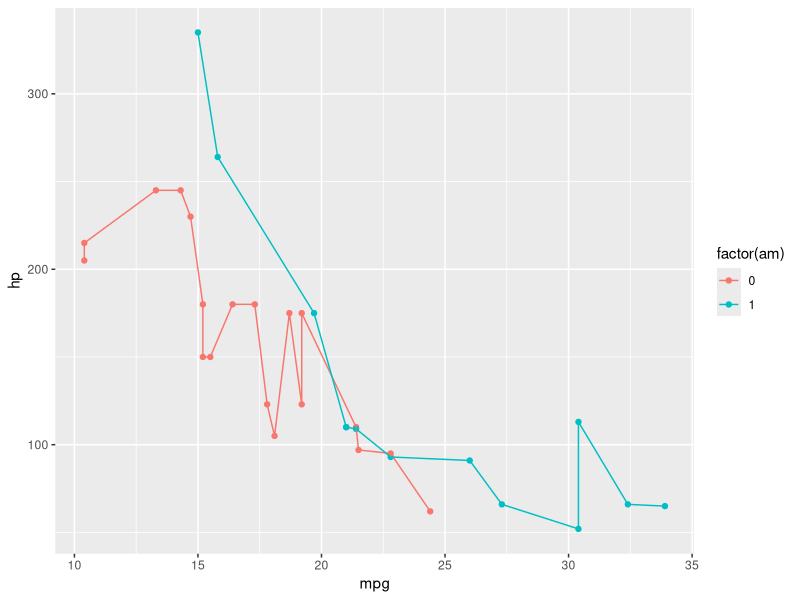

Write the R code that produced this figure. (Note: this script raises an error after producing the figure.)
# "Scale" и "Theme": оси, легенда, внешний вид диаграммы
# -------------------------------------------------------

# Функция "scale" отвечает за занчения, которые отображаются на осях

library ('ggplot2')
df <- mtcars
str (df)
df$am <- as.factor (df$am)
df$vs <- as.factor (df$vs)
str (df)
ggplot (df, aes (mpg, hp, col = factor (am))) +
  geom_point () +
  geom_line (aes (group = factor (am)))
# Каждая точка на графике закодирована тремя переменными
# Для налядности я соединил точки линиями, прописав дополнительный геом

# Аргумент "scale_x" обращается к переменной, лежащей на оси "x"
# "name" позволяет переименовать переменную
# Название оси можно задать при помощи функции "xlab", аналогично функции "name"
# "breaks" определяет значения, отображаемые на осях в качестве делений

ggplot (df, aes (mpg, hp, col = factor (am))) +
  geom_point () +
  geom_line (aes (group = factor (am))) +
  scale_x_continuous (name = "Miles /(US) gallon",
                      breaks = seq_x) # Ошибка

# Для использования в качестве аргумента функции "breaks" её необходимо
# предварительно задать, или прописать непосредственно в коде
seq_x <- round (seq (min (df$mpg), max (df$mpg), length.out = 10))
ggplot (df, aes (mpg, hp, col = factor (am))) +
  geom_point () +
  geom_line (aes (group = factor (am))) +
  scale_x_continuous (name = "Miles / (US) gallon",
                      breaks = seq_x) +
  ylab ('Horse power')
# "limits" отвечает за верхнюю и нижнюю границы, в которых что-то можно
# нарисовать
ggplot (df, aes (mpg, hp, col = factor (am))) +
  geom_point () +
  geom_line (aes (group = factor (am))) +
  scale_x_continuous (name = "Miles / (US) gallon",
                      breaks = c (1, seq (10, 35, 5)),
                      limits = c (1, 35)) +
  ylab ('Hpse power')

# Лимиты также можно прописать при помощи команды "xlim"
ggplot (df, aes (mpg, hp, col = factor (am))) +
  geom_point () +
  geom_line (aes (group = factor (am))) +
  xlab ('Miles / (US) gallon') +
  ylab ('Horse power') +
  xlim (c (1, 35))

# Ту жу операции можно проделать и с осью "y"
# "scale_color" отвечает за цвет, причём, если цвет зависит от факторной
# переменной, то функция записывается  как "scale_color_discrete"
ggplot (df, aes (mpg, hp, col = factor (am))) +
  geom_point () +
  geom_line (aes (group = factor (am))) +
  scale_x_continuous (name = 'Miles / (US) gallon',
                      breaks = c (5, seq (10, 35, 5)),
                      limits = c (5, 35)) +
  scale_y_continuous (name = 'Horse power',
                      breaks = c (40, seq (50, 350, 25)),
                      limits = c (40, 350)) +
  scale_color_discrete (name = 'Transmission',
                        labels = c ('Auto', 'Manual'))

# Библиотека "ggplot2" позволяет указывать названия элементов диаграммы
# кириллицей, однако, кириллические символы могут некорректно отображаться
# в различных версиях программы и на разных компьютерах
# В частности, для корректного отображения кириллицы на "GitHub"
# необходимо сделить за кодировкой

# "scale_color_manual" позволяет вручную настраивать цвета
# Названия цветов можно увидеть в палитре библиотеки "ggplot2"
ggplot (df, aes (mpg, hp, col = factor (am))) +
  geom_point (size = 2) +
  geom_line (aes (group = factor (am)), size = 1) +
  scale_x_continuous (name = 'Расход топлива, миль/галлон',
                      breaks = c (5, seq (10, 35, 5)),
                      limits = c (10, 35)) +
  scale_y_continuous (name = 'Мощность, лошадиных сил',
                      breaks = c (40, seq (50, 350, 25)),
                      limits = c (40, 350)) +
  scale_color_manual (values = c ('green', 'cyan'),
                      name = 'Тип трансмиссии',
                      labels = c ('Автоматическая', 'Ручная'))

# Функция "scale_fill" отвечает за настройку заливки
ggplot (df, aes (hp, fill = am)) +
  geom_density (alpha = 0.2) +
  scale_fill_discrete (name = 'Transmission',
                       labels = c ('Auto', 'Manual')) +
  scale_x_continuous (name = 'Horse power',
                      breaks = c (40, seq (50, 350, 25)),
                      limits = c (40, 350)) +
  scale_y_continuous (name = 'Density')

# Ручные настройки цвета работают аналогичено
ggplot (df, aes (hp, fill = am)) +
  geom_density (alpha = 0.2) +
  scale_fill_manual (name = 'Transmission',
                     labels = c ('Auto', 'Manual'),
                     values = c ('yellow', 'cyan')) +
  scale_x_continuous (name = 'Horse power',
                      breaks = c (40, seq (50, 350, 25)),
                      limits = c (40, 350)) +
  scale_y_continuous (name = 'Density')

# Функция "scale_size" отвеччает за настройку размера элементов графика,
# зависящих от переменных
ggplot (df, aes (hp, mpg, size = disp)) +
  geom_point (color = 'blue') +
  scale_size_continuous (name = 'Engine displacement',
                         breaks = c (100, seq (100, 500, 100))) +
  scale_x_continuous (name = 'Horse power',
                      breaks = c (40, seq (50, 350, 25)),
                      limits = c (40, 350)) +
  scale_y_continuous (name = 'Miles / gallon',
                      breaks = c (5, seq (10, 35, 5)),
                      limits = c (10, 35))

# Если добавить ещё одну переменную, от которой будут зависеть размеры
# элементов диаграммы, то пофвится ещё одна легенда, которую также
# можно настроить
ggplot (df, aes (hp, mpg, size = disp, shape = vs)) +
  geom_point (color = 'red') +
  scale_size_continuous (name = 'Engine displacement',
                         breaks = seq (100, 400, 50)) +
  scale_shape_discrete (name = 'Engine type',
                        labels = c ('V-shaped', 'Straight')) +
  scale_x_continuous (name = 'Horse power',
                      breaks = c (40, seq (50, 350, 25)),
                      limits = c (40, 350)) +
  scale_y_continuous (name = 'Miles per Gallon',
                      breaks = c (5, seq (10, 35, 5)),
                      limits = c (10, 35))

# Иногда по оси "x" отложена факторная переменная, при этом настройки
# отображения прописываются аналогично
ggplot (df, aes (factor (cyl), hp)) +
  geom_boxplot () +
  scale_x_discrete (name = 'Number of cylinders',
                    labels = c (4, 6, 8)) +
  scale_y_continuous (name = 'Gross horsepower',
                      breaks = c (40, seq (50, 350, 50)),
                      limits = c (40, 350))

# Функция "theme" контролирует внешний вид, положение и другие
# характеристики диаграммы
# "scale_fill_brewer" подволяет подобрать пользовательсикй набор цветов
ggplot (df, aes (am, hp, fill = vs)) +
  geom_boxplot () +
  scale_fill_brewer (type = 'qual', palette = 6,
                     name = 'Engine type',
                     labels = c ('V-shaped', 'Straight')) +
  scale_x_discrete (name = 'Transmission',
                    labels = c ('Automatic', 'Manual')) +
  scale_y_continuous (name = 'Gross horsepower',
                      breaks = c (50, seq (50, 350, 50)),
                      limits = c (40, 350)) +
  theme_bw () # Позволяет убрать серый фон на диаграмме

# В случае отображения переменных при помощи цвета настройки аналогичны
ggplot (df, aes (hp, mpg, col = factor (cyl))) +
  geom_point (size = 3) +
  scale_color_brewer (type = 'qual', palette = 3,
                      name = 'Number of cylinder') +
  theme_bw () +
  scale_x_continuous (name = 'Gross horsepower',
                      breaks = c (50, seq (50, 350, 50)),
                      limits = c (40, 350)) +
  scale_y_continuous (name = 'Miles per Gallon',
                      breaks = c (10, seq (10, 35, 5)),
                      limits = c (10, 35))

# "theme" отвечает за базовые настройки темы диаграммы
ggplot (df, aes (hp, mpg, col = factor (cyl))) +
  geom_point (size = 3) +
  theme_bw () +
  scale_color_brewer (type = 'qual', palette = 6,
                      name = 'Number of cylinder') +
  theme (text = element_text (size = 14),
         axis.line.x = element_line (size = 2),
         axis.line.y = element_line (size = 2)) +
  scale_x_continuous (name = 'Gross horsepower',
                      breaks = c (50, seq (50, 350, 50)),
                      limits = c (40, 350)) +
  scale_y_continuous (name = 'Miles per Gallon',
                      breaks = c (10, seq (10, 35, 5)),
                      limits = c (10, 35))

# Существуют готовые темы для отображения диаграмм
# "theme_classic" оставляет только отображение данных и подписи на осях
# Также существуют библиотеки, позволяющие менять и настраивать
# темы диаграмм, такие как "ggthemes"
install.packages ('ggthemes')
library ('ggthemes')
